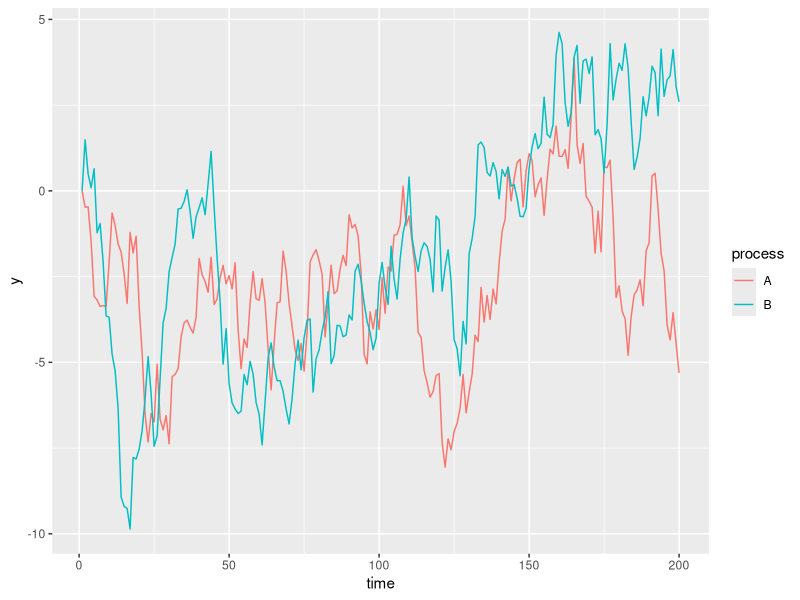
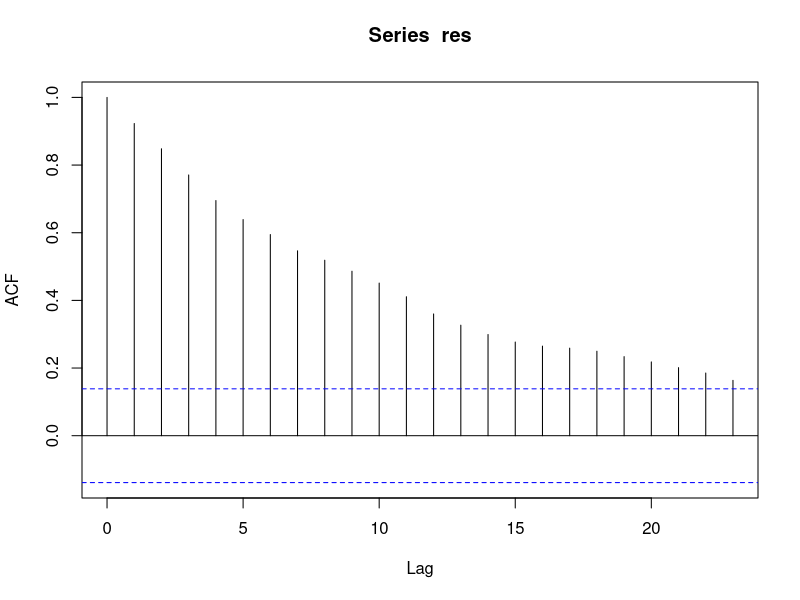
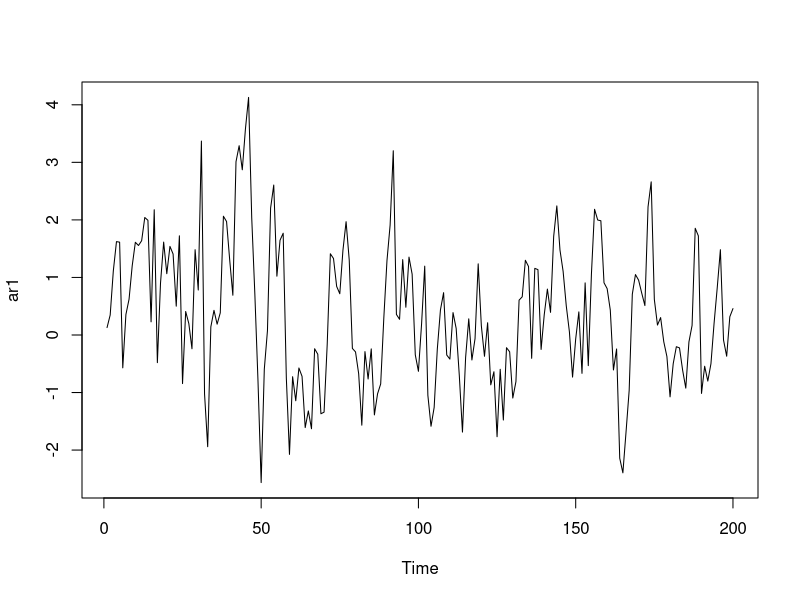
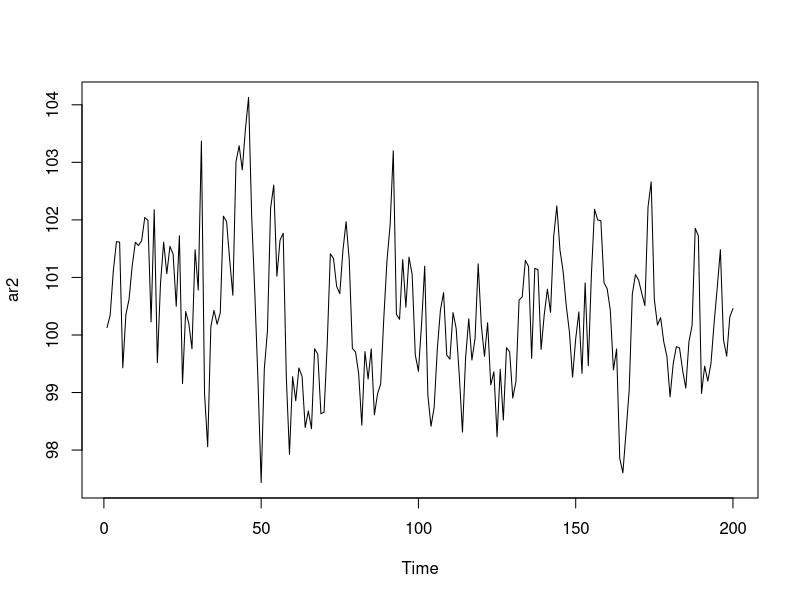
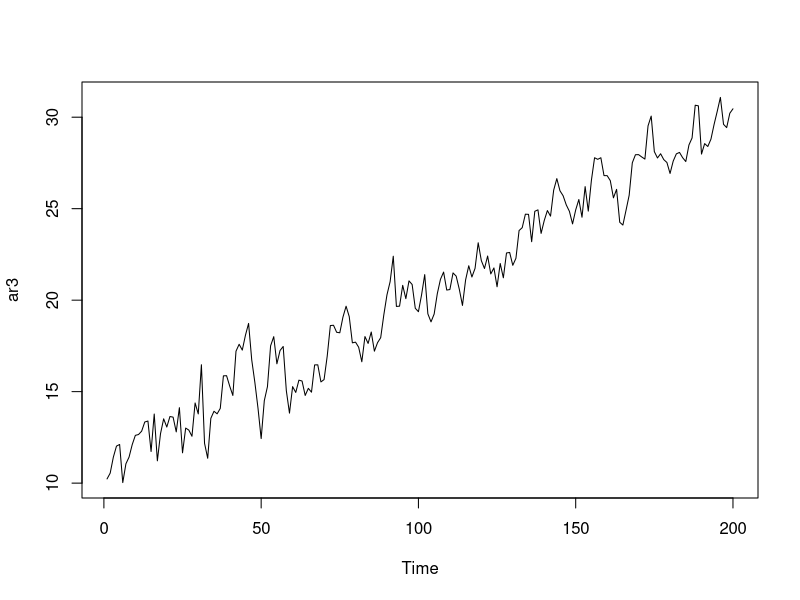
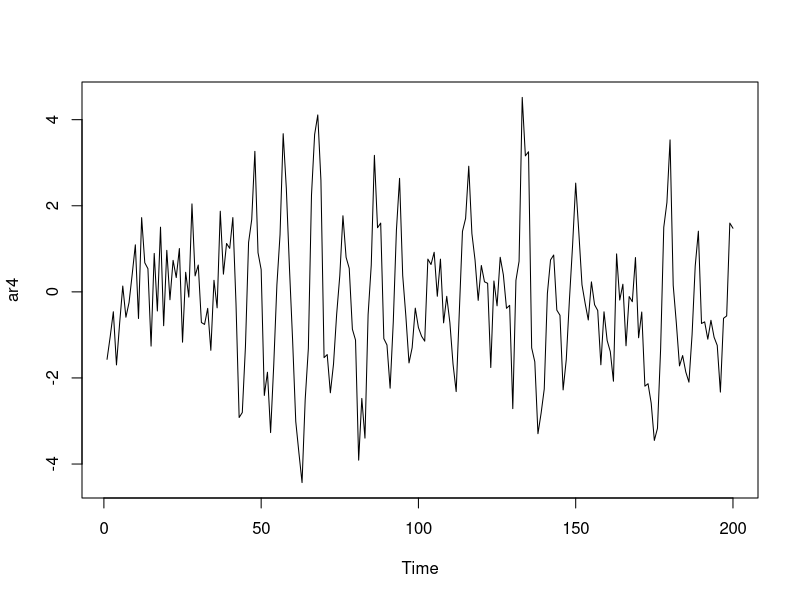

Reproduce these figures in R, in order.
## ---- chunk 1
if (!require("urca")) install.packages("urca")
if (!require("tidyverse")) install.packages("tidyverse")

library(urca)
library(tidyverse)
## ---- chunk 2
n <- 200
rw1 <- arima.sim(model = list(order = c(0, 1, 0)), n = n - 1)
rw2 <- arima.sim(model = list(order = c(0, 1, 0)), n = n - 1)

# rw2 <- 1.5 * rw1 + rnorm(n = 200)

tibble(
  y = c(rw1, rw2),
  process = rep(c("A", "B"), each = 200),
  time = rep(1:n, 2)
) %>%
  ggplot(
    aes(x = time, y = y, color = process)
  ) + 
  geom_line()

## ---- chunk 3
linreg_fit <- lm(rw2 ~ rw1)
summary(linreg_fit)
## ---- chunk 4
res <- residuals(linreg_fit)
acf(res)
## ---- chunk 5
summary(ur.df(rw1, type = "none", lags = 0))
## ---- chunk 6
set.seed(5445)
ar1 <- arima.sim(n = 200, model = list(ar = 0.7))
plot(ar1)
## ---- chunk 7
summary(ur.df(ar1, type = "none", lags = 0))
## ---- chunk 8
ar2 <- 100 + ar1
plot(ar2)
## ---- chunk 9
summary(ur.df(ar2, type = "none", lags = 0))
## ---- chunk 10
summary(ur.df(ar2, type = "drift", lags = 0))
## ---- chunk 11
ar3 <- 10 + 0.1*(1:length(ar1)) + ar1
plot(ar3)
## ---- chunk 12
summary(ur.df(ar3, type = "drift", lags = 0))
## ---- chunk 13
summary(ur.df(ar3, type = "trend", lags = 0))
## ---- chunk 14
set.seed(521)
ar4 <- arima.sim(n = 200, model = list(ar = c(0.6, 0.4, -0.7)))
plot(ar4)
## ---- chunk 15
summary(ur.df(ar4, type = "none", lags = 0))
## ---- chunk 16
summary(ur.df(ar4, type = "none", selectlags = "AIC"))
## ---- chunk 17
summary(ur.kpss(rw1))
summary(ur.kpss(ar1))
